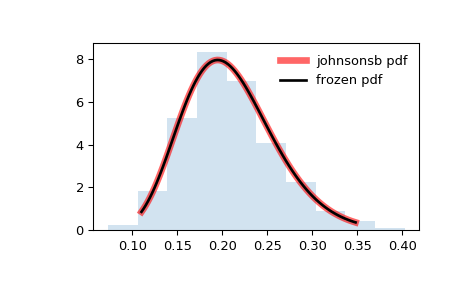

Reproduce this figure in Python.
from scipy.stats import johnsonsb
import matplotlib.pyplot as plt
fig, ax = plt.subplots(1, 1)

# Calculate a few first moments:

a, b = 4.32, 3.18
mean, var, skew, kurt = johnsonsb.stats(a, b, moments='mvsk')

# Display the probability density function (``pdf``):

x = np.linspace(johnsonsb.ppf(0.01, a, b),
                johnsonsb.ppf(0.99, a, b), 100)
ax.plot(x, johnsonsb.pdf(x, a, b),
       'r-', lw=5, alpha=0.6, label='johnsonsb pdf')

# Alternatively, the distribution object can be called (as a function)
# to fix the shape, location and scale parameters. This returns a "frozen"
# RV object holding the given parameters fixed.

# Freeze the distribution and display the frozen ``pdf``:

rv = johnsonsb(a, b)
ax.plot(x, rv.pdf(x), 'k-', lw=2, label='frozen pdf')

# Check accuracy of ``cdf`` and ``ppf``:

vals = johnsonsb.ppf([0.001, 0.5, 0.999], a, b)
np.allclose([0.001, 0.5, 0.999], johnsonsb.cdf(vals, a, b))
# True

# Generate random numbers:

r = johnsonsb.rvs(a, b, size=1000)

# And compare the histogram:

ax.hist(r, density=True, histtype='stepfilled', alpha=0.2)
ax.legend(loc='best', frameon=False)
plt.show()
